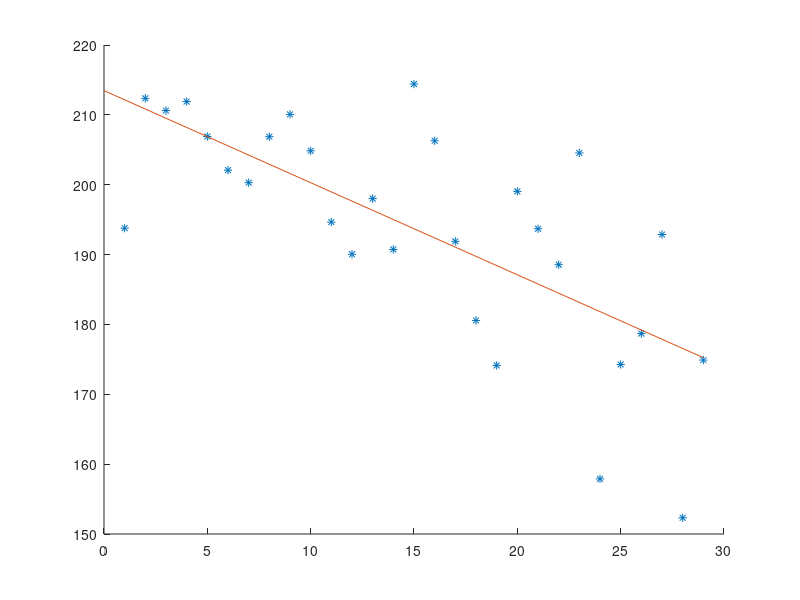

Write the MATLAB code that produced this figure.
vtal =	[18375.6
	18181.82
	17969.45
	17758.84
	17546.94
	17340.04
	17137.96
	16937.67
	16730.80
	16520.73
	16315.88
	16121.23
	15931.18
	15733.17
	15542.43
	15328.02
	15121.73
	14929.83
	14749.26
	14575.13
	14376.08
	14182.39
	13993.84
	13789.30
	13631.41
	13457.14
	13278.45
	13085.58
	12933.26
	12758.36]';


punkter = vtal(1:end-1) - vtal(2:end)

fo =	[ones(1,length(punkter)) 
	1:length(punkter)]' \ punkter'

hold on
plot(1:length(punkter), punkter, '*')

plot([0 length(punkter)], [fo(1) (fo(1)+length(punkter)*fo(2)) ])

